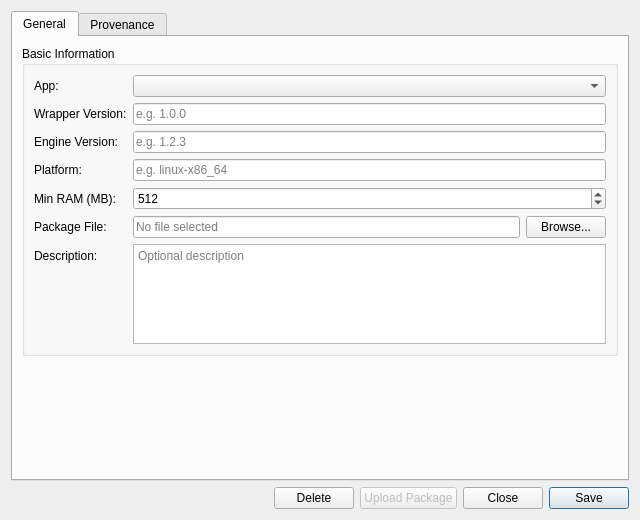
<?xml version="1.0" encoding="UTF-8"?>
<ui version="4.0">
 <class>AppVersionDetailDialog</class>
 <widget class="QWidget" name="AppVersionDetailDialog">
  <property name="geometry">
   <rect>
    <x>0</x>
    <y>0</y>
    <width>640</width>
    <height>520</height>
   </rect>
  </property>
  <property name="minimumSize">
   <size>
    <width>640</width>
    <height>520</height>
   </size>
  </property>
  <property name="windowTitle">
   <string>App Version Details</string>
  </property>
  <layout class="QVBoxLayout" name="verticalLayout">
   <item>
    <widget class="QTabWidget" name="tabWidget">
     <property name="currentIndex"><number>0</number></property>
     <widget class="QWidget" name="generalTab">
      <attribute name="title"><string>General</string></attribute>
      <layout class="QVBoxLayout" name="generalLayout">
       <item>
        <widget class="QGroupBox" name="basicInfoGroup">
         <property name="title"><string>Basic Information</string></property>
         <layout class="QFormLayout" name="formLayout">
          <item row="0" column="0">
           <widget class="QLabel" name="labelApp">
            <property name="text"><string>App:</string></property>
           </widget>
          </item>
          <item row="0" column="1">
           <widget class="QComboBox" name="appCombo">
            <property name="toolTip"><string>Parent application for this version</string></property>
           </widget>
          </item>
          <item row="1" column="0">
           <widget class="QLabel" name="labelWrapperVersion">
            <property name="text"><string>Wrapper Version:</string></property>
           </widget>
          </item>
          <item row="1" column="1">
           <widget class="QLineEdit" name="codeEdit">
            <property name="placeholderText"><string>e.g. 1.0.0</string></property>
           </widget>
          </item>
          <item row="2" column="0">
           <widget class="QLabel" name="labelEngineVersion">
            <property name="text"><string>Engine Version:</string></property>
           </widget>
          </item>
          <item row="2" column="1">
           <widget class="QLineEdit" name="nameEdit">
            <property name="placeholderText"><string>e.g. 1.2.3</string></property>
           </widget>
          </item>
          <item row="3" column="0">
           <widget class="QLabel" name="labelPlatform">
            <property name="text"><string>Platform:</string></property>
           </widget>
          </item>
          <item row="3" column="1">
           <widget class="QLineEdit" name="platformEdit">
            <property name="placeholderText"><string>e.g. linux-x86_64</string></property>
           </widget>
          </item>
          <item row="4" column="0">
           <widget class="QLabel" name="labelMinRam">
            <property name="text"><string>Min RAM (MB):</string></property>
           </widget>
          </item>
          <item row="4" column="1">
           <widget class="QSpinBox" name="minRamSpinBox">
            <property name="minimum"><number>0</number></property>
            <property name="maximum"><number>1048576</number></property>
            <property name="singleStep"><number>256</number></property>
            <property name="value"><number>512</number></property>
           </widget>
          </item>
          <item row="5" column="0">
           <widget class="QLabel" name="labelPackageFile">
            <property name="text"><string>Package File:</string></property>
           </widget>
          </item>
          <item row="5" column="1">
           <layout class="QHBoxLayout" name="packageLayout">
            <item>
             <widget class="QLineEdit" name="packageFilePathEdit">
              <property name="readOnly"><bool>true</bool></property>
              <property name="placeholderText"><string>No file selected</string></property>
             </widget>
            </item>
            <item>
             <widget class="QPushButton" name="browsePackageButton">
              <property name="text"><string>Browse...</string></property>
              <property name="maximumWidth"><number>80</number></property>
             </widget>
            </item>
           </layout>
          </item>
          <item row="6" column="0">
           <widget class="QLabel" name="labelDescription">
            <property name="text"><string>Description:</string></property>
           </widget>
          </item>
          <item row="6" column="1">
           <widget class="QPlainTextEdit" name="descriptionEdit">
            <property name="minimumSize">
             <size><width>0</width><height>60</height></size>
            </property>
            <property name="maximumSize">
             <size><width>16777215</width><height>100</height></size>
            </property>
            <property name="placeholderText"><string>Optional description</string></property>
           </widget>
          </item>
         </layout>
        </widget>
       </item>
       <item>
        <spacer name="verticalSpacer">
         <property name="orientation"><enum>Qt::Vertical</enum></property>
         <property name="sizeHint" stdset="0">
          <size><width>20</width><height>20</height></size>
         </property>
        </spacer>
       </item>
      </layout>
     </widget>
     <widget class="QWidget" name="provenanceTab">
      <attribute name="title"><string>Provenance</string></attribute>
      <layout class="QVBoxLayout" name="provenanceTabLayout">
       <item>
        <widget class="ores::qt::ProvenanceWidget" name="provenanceWidget" native="true"/>
       </item>
      </layout>
     </widget>
    </widget>
   </item>
   <item>
    <layout class="QHBoxLayout" name="buttonLayout">
     <item>
      <spacer name="horizontalSpacer">
       <property name="orientation"><enum>Qt::Horizontal</enum></property>
       <property name="sizeHint" stdset="0">
        <size><width>40</width><height>20</height></size>
       </property>
      </spacer>
     </item>
     <item>
      <widget class="QPushButton" name="deleteButton">
       <property name="text"><string>Delete</string></property>
      </widget>
     </item>
     <item>
      <widget class="QPushButton" name="uploadPackageButton">
       <property name="text"><string>Upload Package</string></property>
       <property name="enabled"><bool>false</bool></property>
      </widget>
     </item>
     <item>
      <widget class="QPushButton" name="closeButton">
       <property name="text"><string>Close</string></property>
      </widget>
     </item>
     <item>
      <widget class="QPushButton" name="saveButton">
       <property name="text"><string>Save</string></property>
       <property name="default"><bool>true</bool></property>
      </widget>
     </item>
    </layout>
   </item>
  </layout>
 </widget>
 <customwidgets>
  <customwidget>
   <class>ores::qt::ProvenanceWidget</class>
   <extends>QWidget</extends>
   <header>ores.qt/ProvenanceWidget.hpp</header>
  </customwidget>
 </customwidgets>
 <resources/>
 <connections/>
</ui>
